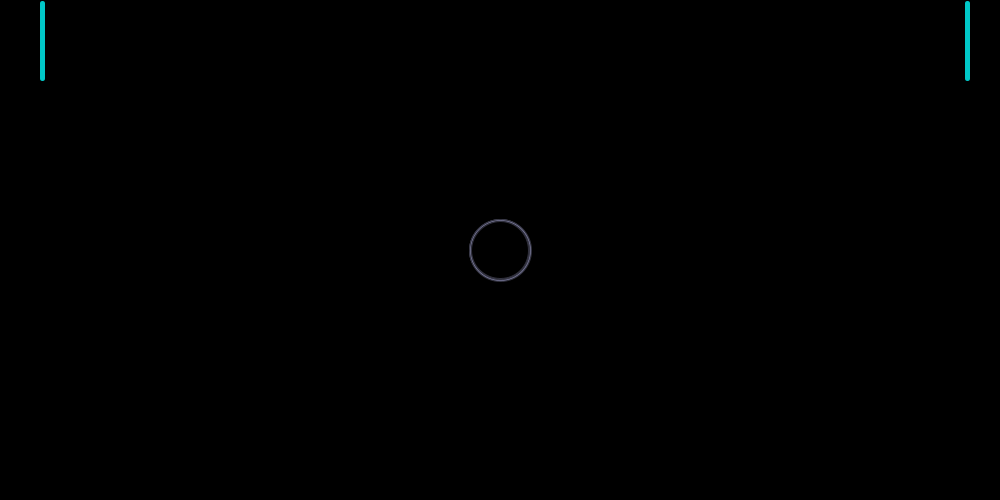
Frame 1 (no input)
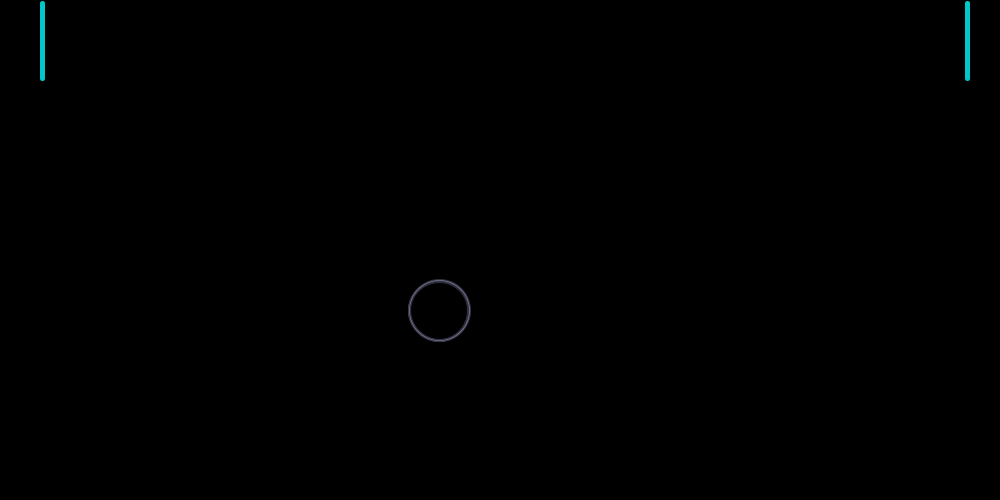
Frame 60 (the mouse pressed at the canvas centre just before this capture)
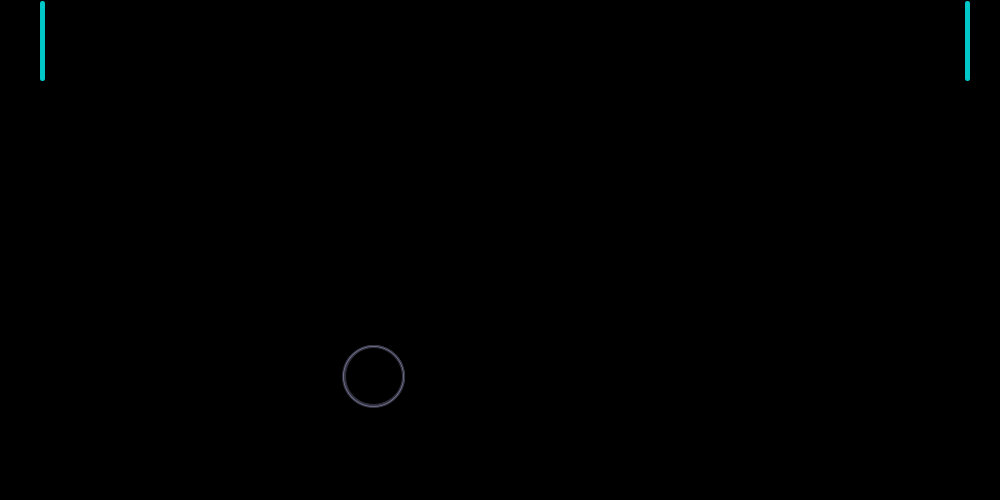
Frame 120 (the mouse held since frame 60 and released just before this capture)

The Processing sketch that drew these frames (run headless with seeded random() and noise(); from frame 60 on, the mouse is pressed at the canvas centre):

// Processing sketch: pong
// ── pong.pde

float p1x=40, p1spd=0, p2spd=0, p1y=1, p2x=965, p2y=1, x=500, y=250, xspd=-1, yspd=1, w=60, h=60, r=0, g=0, b=0;
boolean hit=false;

void setup()
{
  size (1000, 500);
  frameRate(200);
}

void draw_ball()
{
  noFill();
  stroke(200, 200, 255);
  ellipse(x, y, w, h);
  stroke(100, 100, 255/2);
  ellipse(x, y, w-1, h-1);
  stroke(100, 100, 255/2);
  ellipse(x, y, w+1, h+1);

  stroke(200/4, 200/4, 255/4);
  ellipse(x, y, w+2, h+2);
  stroke(100/2, 100/2, 255/4);
  ellipse(x, y, w-2, h-2);
  /////whole thing
  fill(r, g, b);
  ellipse(x, y, w-3, h-3);
  if (hit==true)
  {
    r=200;
    g=200;
    b=255;
    hit=false;
  }
  if (r>0)
  {
    r--;
  }
  if (g>0)
  {
    g--;
  }
  if (b>0)
  {
    b--;
  }
  if (y<30 || y>height-30)
  {
    yspd*=-1;
    hit=true;
  }
  x+=xspd;
  y+=yspd;
  if (xspd>0)
  {
  xspd+=.001;
  }
  else
  {
  xspd-=.001;
  }
  if (yspd>0)
  {
  yspd+=.001;
  }
  else
  {
  yspd-=.001;
  }
}

void draw_p1()
{
  noStroke();
  fill(0, 200, 200);
  rect(p1x, p1y, 5, 80, 5);
  if (keyPressed == true)
  {
    if (key == 's' && p1y+80<height)
    {
      if (p1spd<3)
      {
        p1spd+=.02;
      }
    }
    if (key == 'w' && p1y>0)
    {
      if (p1spd>-3)
      {
        p1spd-=.02;
      }
    }
  }
  if (y>p1y-w/2 && y<p1y+80+w/2 && x<76 && x>73)
  {
    hit=true;
    xspd*=-1;
  }
  p1y+=p1spd;
  if (p1spd>0)
  {
    p1spd-=.01;
  }
  if (p1spd<0)
  {
    p1spd+=.01;
  }
  if (p1y>height-80)
  {
    p1spd-=.1;
  }
  if (p1y<0)
  {
    p1spd+=.1;
  }
}
/////////////////////////////////////////////////////////////////
void draw_p2()
{
  noStroke();
  fill(0, 200, 200);
  rect(p2x, p2y, 5, 80, 5);
  if (keyPressed == true)
  {
    if (keyCode == DOWN && p2y+80<height)
    {
      if (p2spd<3)
      {
        p2spd+=.02;
      }
    }
    if (keyCode == UP && p2y>0)
    {
      if (p2spd>-3)
      {
        p2spd-=.02;
      }
    }
  }
  if (y>p2y-w/2 && y<p2y+80+w/2 && x<width-76 && x>width-73)
  {
    hit=true;
    xspd*=-1;
  }
  p2y+=p2spd;
  if (p2spd>0)
  {
    p2spd-=.01;
  }
  if (p2spd<0)
  {
    p2spd+=.01;
  }
  if (p2y>height-80)
  {
    p2spd-=.1;
  }
  if (p2y<0)
  {
    p2spd+=.1;
  }
}

void draw()
{
  background(0, 0, 0);
  draw_ball();
  draw_p1();
  draw_p2();
}
